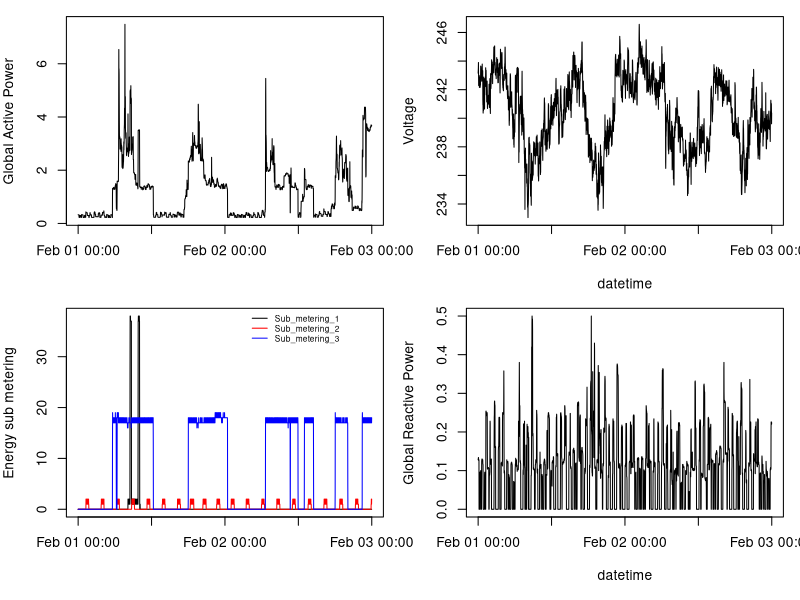

Reproduce this figure in R.
## Read data
## Read text file. Create a data.table
require(data.table)
dataHouse <- fread("dataHouse.txt", sep=";")

## Change columns type
dataHouse[, DateTime:=as.POSIXct(DateTime, format="%d/%m/%Y %H:%M:%S")]
dataHouse[, Global_active_power:=as.numeric(Global_active_power)]
dataHouse[, Global_reactive_power:=as.numeric(Global_reactive_power)]
dataHouse[, Voltage:=as.numeric(Voltage)]
dataHouse[, Global_intensity:=as.numeric(Global_intensity)]
dataHouse[, Sub_metering_1:=as.numeric(Sub_metering_1)]
dataHouse[, Sub_metering_2:=as.numeric(Sub_metering_2)]
dataHouse[, Sub_metering_3:=as.numeric(Sub_metering_3)]

## Create a plot
par(mfrow = c(2, 2), mar = c(5, 4, 0, 1), oma = c(0, 0, 1, 0))
with(dataHouse, {
    plot(DateTime, Global_active_power, type="l", xlab="", ylab="Global Active Power")
    plot(DateTime, Voltage, type="l", xlab="datetime", ylab="Voltage")
    plot(DateTime, Sub_metering_1, type="n", xlab="", ylab="Energy sub metering")
    lines(DateTime, Sub_metering_1, col="black")
    lines(DateTime, Sub_metering_2, col="red")
    lines(DateTime, Sub_metering_3, col="blue")
    legend("topright", lty=1, pt.cex=1, cex=0.6, text.width=strwidth("Sub_metering_1"), bty="n", col=c("black", "red", "blue"), legend=c("Sub_metering_1", "Sub_metering_2", "Sub_metering_3"))
    plot(DateTime, Global_reactive_power, type="l", xlab="datetime", ylab="Global Reactive Power")
    
})
    
## Save the plot in a png file
dev.copy(device=png, file="figure/plot4.png", width = 480, height = 480)
dev.off()